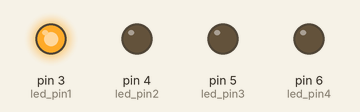
Recording of a sketch running on a simulated Arduino Uno, built with avr-gcc and run on an emulated ATmega328P. On the bench: output pins drawn as LEDs (lit = HIGH).

Above: at 0.5 s.
At 2.5 s:
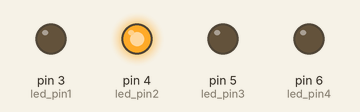
At 4.5 s:
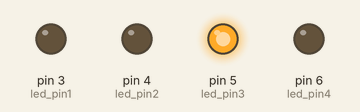
At 6.5 s:
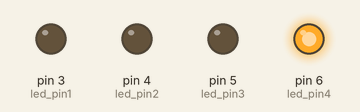
At 9.5 s:
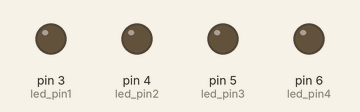
Timing chart, 0 to 10.4 s (numbered marks = the images above):
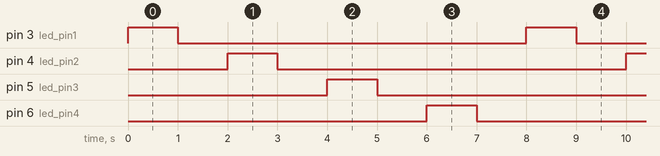

Measured:
- by itself, pin 3 (led_pin1), pin 4 (led_pin2), pin 5 (led_pin3), pin 6 (led_pin4): alternates HIGH for 1.0 s and LOW for 7.0 s
- by itself, everything shown: repeats every 8.0 s, in 8 steps

The sketch:

Light_chaser_program_1.ino
```cpp
/*Light chaser program 1
The main goal of the program is to turn on and off 4 LEDs consecutively one direction*/


int led_pin4 = 6; //sets up a int variable for pin 6

int led_pin3 = 5; //sets up a int variable for pin 5

int led_pin2 = 4; //sets up a int variable for pin 4

int led_pin1 = 3; //sets up a int variable for pin 3


void setup() { //setup code in setup to run once

  pinMode(led_pin1, OUTPUT); // sets the pin as an output(to light an led)

  pinMode(led_pin2, OUTPUT); // sets the pin as an output(to light an led)

  pinMode(led_pin3, OUTPUT); // sets the pin as an output(to light an led)

  pinMode(led_pin4, OUTPUT); // sets the pin as an output(to light an led)
}

void loop() { // main code in void loop to run repeatedly

  digitalWrite(led_pin1, 1); //sends electricity through pin 3

  delay(1000); //stops program for 1 sec

  digitalWrite(led_pin1, 0); //stops sending electricity through pin 3

  delay(1000); //stops program for 1 sec

  digitalWrite(led_pin2, 1); //sends electricity through pin 4

  delay(1000); //stops program for 1 sec

  digitalWrite(led_pin2, 0); //stops sending electricity through pin 4

  delay(1000); //stops program for 1 sec

  digitalWrite(led_pin3, 1); //sends electricity through pin 5

  delay(1000); //stops program for 1 sec

  digitalWrite(led_pin3, 0); //stops sending electricity through pin 5

  delay(1000); //stops program for 1 sec

  digitalWrite(led_pin4, 1); //sends electricity through pin 6

  delay(1000); //stops program for 1 sec

  digitalWrite(led_pin4, 0); //stops sending electricity through pin 6

  delay(1000); //stops program for 1 sec

}
```
